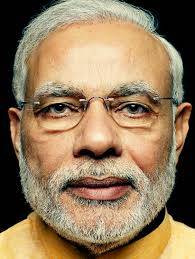
#> input picture Face_Samples_Dataset/0/Modi11.jpg, 195 x 259 px
$ python -i Face_Detector.py   (imports and definitions only)
#> lines starting #> are read from the running program, lines starting #| are printed output that depends on the picture
# Importing necessary module
import cv2

# Loading training data
face_recognizer = cv2.face.LBPHFaceRecognizer_create()
# [1 line not run here, left out]

# some initializations
x,y,w,h = 0,0,0,0
l = ''

# Function for detecting the faces and drawing rectangular frames around faces
def face_detector(img):

    global x,y,w,h
    gray_img = cv2.cvtColor(img, cv2.COLOR_BGR2GRAY)  # converting colored image to grayscale

    # Loading haar cascade classifier
    face_classifier = cv2.CascadeClassifier('C:/Users/Kush/AppData/Local/Programs/Python/Python38-32/Lib/site-packages/cv2/data/haarcascade_frontalface_default.xml')

    # getting coordinates of the detected faces
    faces = face_classifier.detectMultiScale(gray_img, scaleFactor=1.3, minNeighbors=7)

    if faces == ():
        return img,[]

    # Drawing rectangular frames around detected faces
    for (x,y,w,h) in faces:
        cv2.rectangle(img,(x,y),(x+w,y+h),(0,255,255),2)
        roi = img[y:y+h,x:x+w]  # cropping region of interest i.e. face area
        roi = cv2.resize(roi,(500,500))  # Resizing the cropped region

    return img,roi

#creating dictionary containing names for each label
name = {0:'Narendar Modi',1:'Virat Kohli'}

# capturing video capture object
# [41 lines not run here, left out]

>>> import cv2
>>> picture = cv2.imread('Face_Samples_Dataset/0/Modi11.jpg')
#> picture is the input picture: shape (259, 195, 3); mean B, G, R 91.2, 121.9, 145.7
>>> result = face_detector(picture)
#> in face_detector, `gray_img = cv2.cvtColor(img, cv2.COLOR_BGR2GRAY)`:
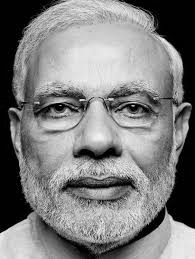
#> gray_img: shape (259, 195); min 0, max 249, mean 125.5
#> in face_detector, `faces = face_classifier.detectMultiScale(gray_img, scaleFactor=1.3, mi..`: faces = ()
